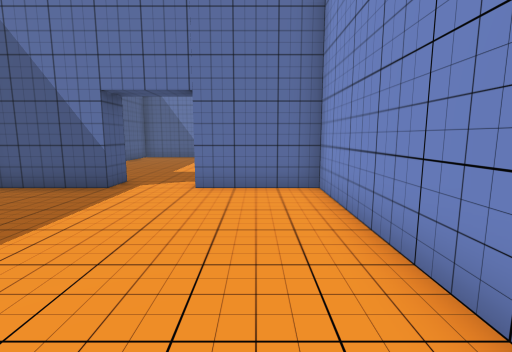
view 1 (above)

20 first-person views from a walk through a 3-D level made in the Unity game engine. The camera is 1.2 m above the floor, tilts 8° down and sees 85° across. The floor is counted in squares, 1 m on a side. Each view is taken from the middle of a square. On the plan, view 1 faces up. The plan holds only what a view shows up to about 13 squares ahead; the rest is blank. The place goes on beyond the plan. The player character is not drawn. Door leaves are left out, so doorways stand open.

view 2
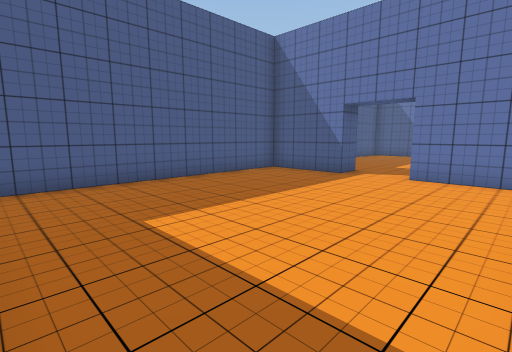

view 3
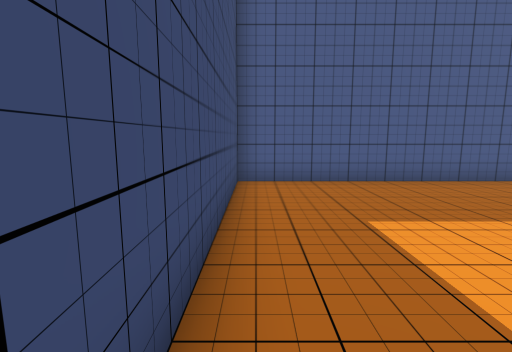

view 4
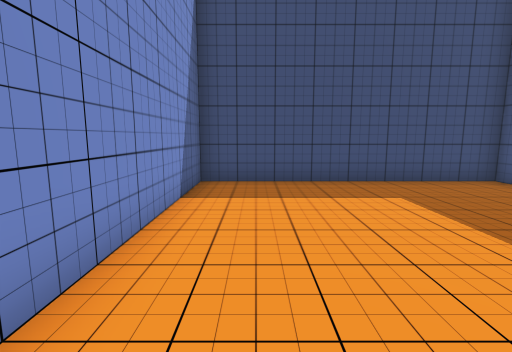

view 5
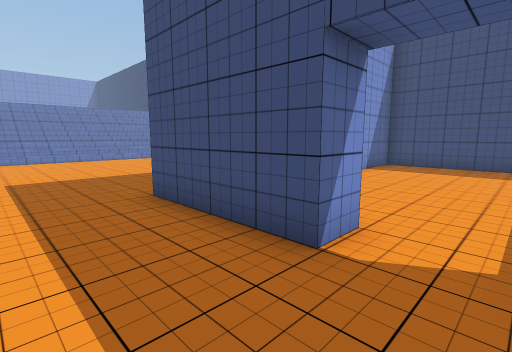

view 6
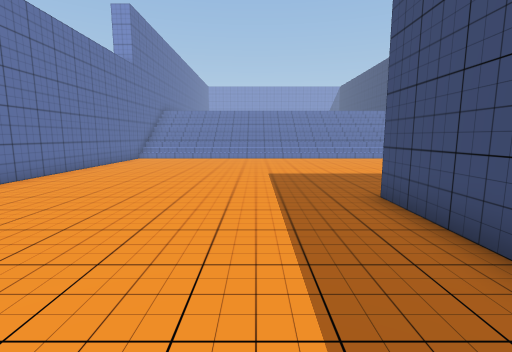

view 7
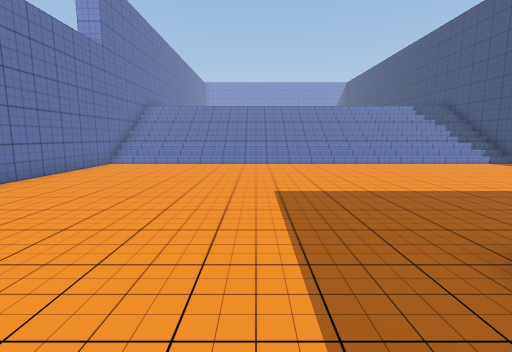

view 8
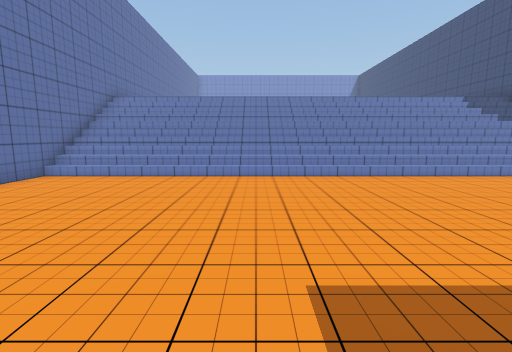

view 9
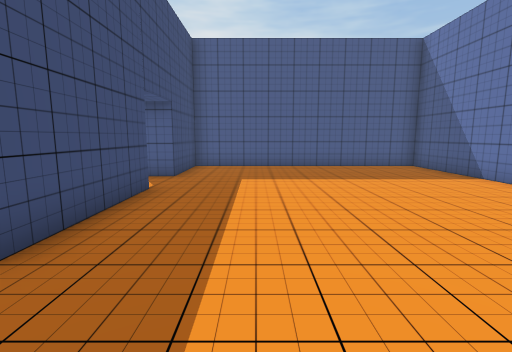

view 10
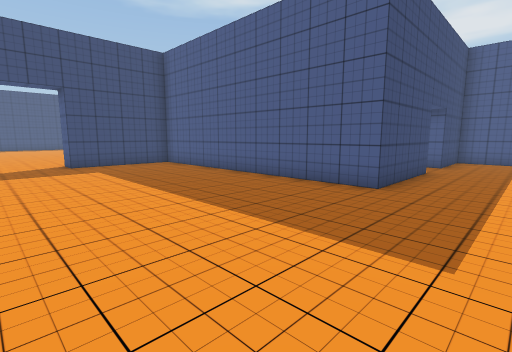

view 11
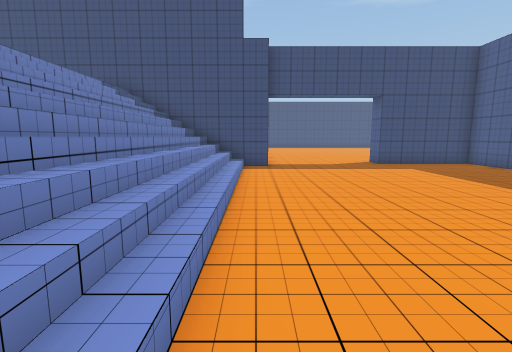

view 12
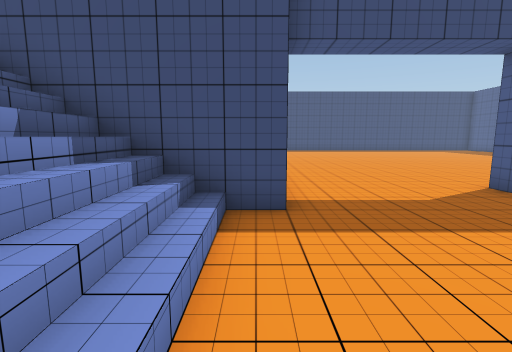

view 13
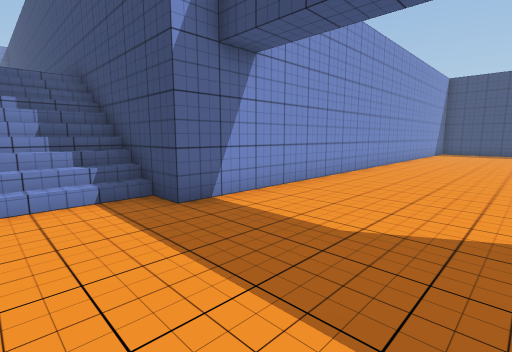

view 14
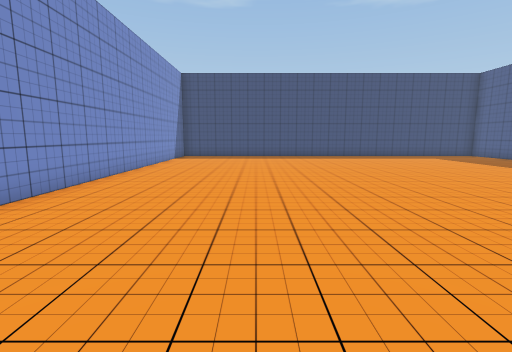

view 15
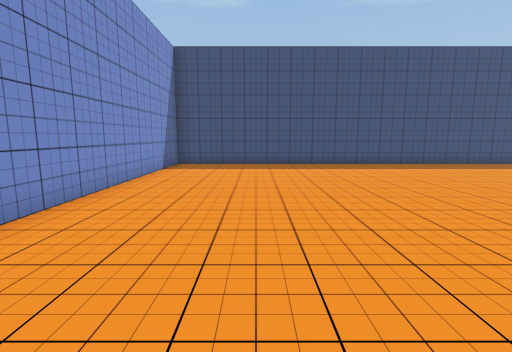

view 16
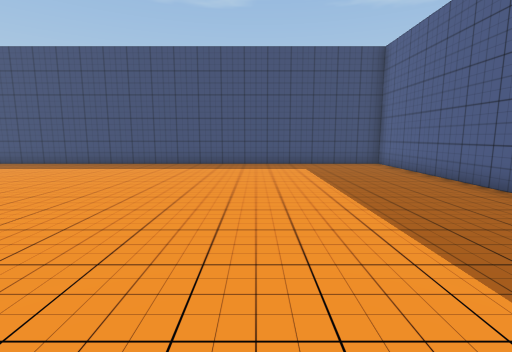

view 17
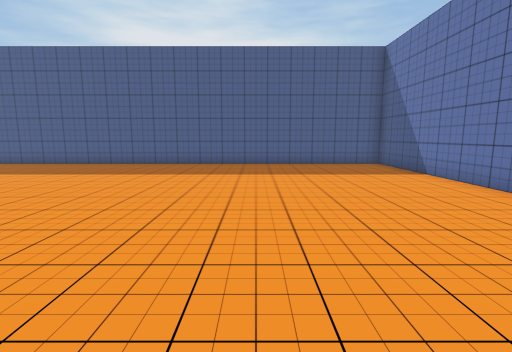

view 18
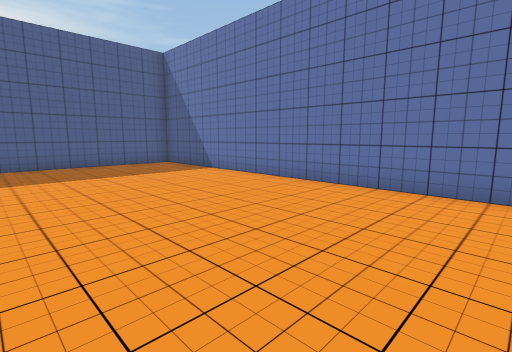

view 19
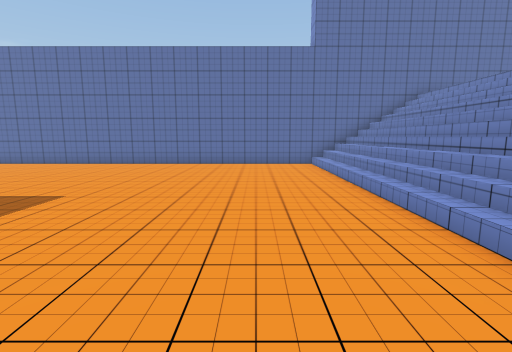

view 20
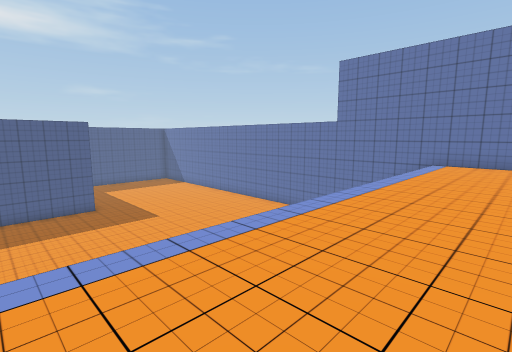

### Floor plan
Key: @ floor where view 1 was taken; # wall or solid block; . main floor; : floor 3 m higher than the main floor; / step, stairs or slope; D open door.
Columns run from 7 left of view 1 to 20 right of it. Each row starts with its distance up from view 1.
 17 ############################
 16 #.................../////::
 15 #.................../////::
 14 #.................../////:::
 13 #.................../////:::
 12 #.................../////:::
 11 #.................../////:::
 10 #.................../////:::
  9 #.................../////:::
  8 #...DD............../////:::
  7 ####DD####........../////:::
  6 #........#........../////:::
  5 #........#........../////:::
  4 #........#........../////::
  3 #........#........../////: :
  2 #........#........../////
  1 #........#........../////
  0 #......@.#........../////
 -1 #........#........../////
 -2 #........#.........#########
 -3 ##############.....#
 -4 #..................#
 -5 #..................#
 -6 #..................#
 -7 #..................#
 -8 #..................#
 -9 #..................#
-10 #..................#
-11 #..................#
-12 #..................#
-13 #..................#
-14 #..................#
-15 #..................#
-16 #..................#
-17 #..................#
-18 #..................#
-19 #..................#
-20 #..................#
-21 #..................#
-22 ####################

Positions as (right, up) in squares from view 1, and headings:
1: (0, 0), facing up
2: (1, -2), facing up-left
3: (1, -2), facing left
4: (0, 5), facing down
5: (-3, 10), facing down-right
6: (-3, 10), facing right
7: (0, 10), facing right
8: (4, 10), facing right
9: (5, 10), facing left
10: (9, 10), facing down-left
11: (12, 10), facing down
12: (12, 3), facing down
13: (7, 1), facing down-right
14: (7, -4), facing down
15: (8, -9), facing down
16: (-1, -9), facing down
17: (6, -9), facing left
18: (6, -10), facing up-left
19: (10, 4), facing up
20: (20, 3), facing up-left
